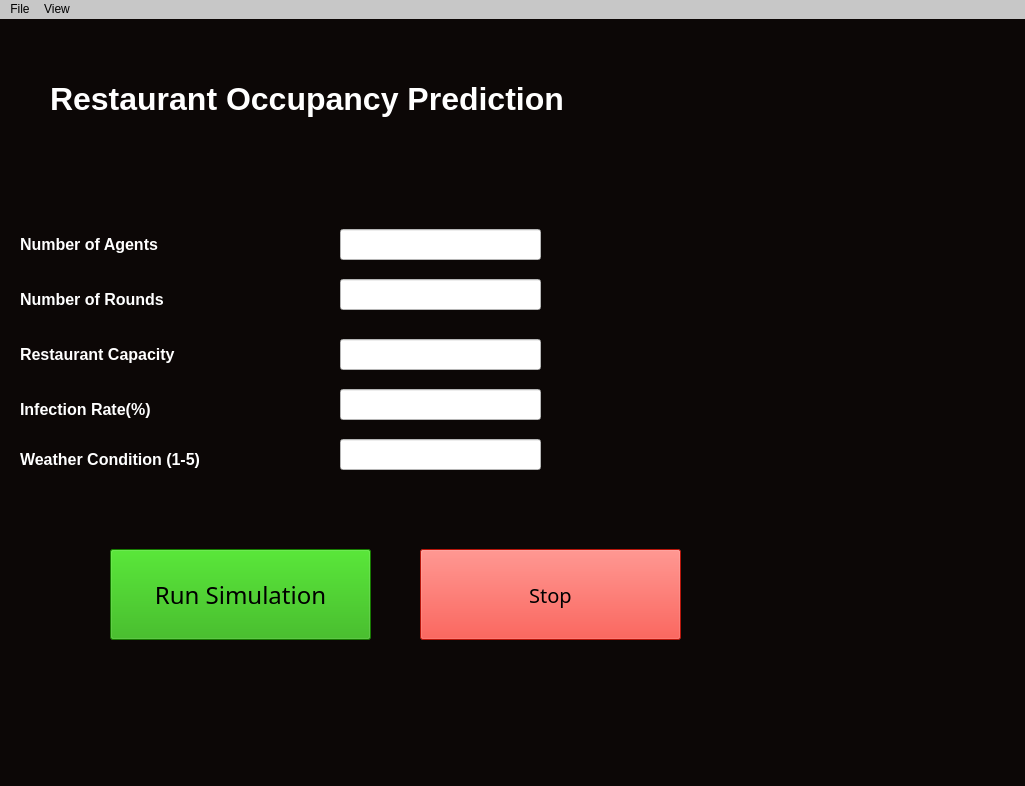
<?xml version="1.0" encoding="UTF-8"?>
<ui version="4.0">
 <class>MainWindow</class>
 <widget class="QMainWindow" name="MainWindow">
  <property name="geometry">
   <rect>
    <x>0</x>
    <y>0</y>
    <width>1025</width>
    <height>786</height>
   </rect>
  </property>
  <property name="font">
   <font>
    <pointsize>28</pointsize>
   </font>
  </property>
  <property name="windowTitle">
   <string>Minority Game</string>
  </property>
  <property name="autoFillBackground">
   <bool>false</bool>
  </property>
  <property name="styleSheet">
   <string notr="true">background-color:rgb(12, 7, 6)</string>
  </property>
  <widget class="QWidget" name="centralwidget">
   <widget class="QLabel" name="label">
    <property name="geometry">
     <rect>
      <x>50</x>
      <y>20</y>
      <width>1311</width>
      <height>121</height>
     </rect>
    </property>
    <property name="font">
     <font>
      <pointsize>24</pointsize>
      <weight>50</weight>
      <italic>false</italic>
      <bold>false</bold>
     </font>
    </property>
    <property name="styleSheet">
     <string notr="true"/>
    </property>
    <property name="text">
     <string>&lt;html&gt;&lt;head/&gt;&lt;body&gt;&lt;p&gt;&lt;span style=&quot; font-weight:600; color:#ffffff;&quot;&gt;Restaurant Occupancy Prediction&lt;/span&gt;&lt;/p&gt;&lt;/body&gt;&lt;/html&gt;</string>
    </property>
   </widget>
   <widget class="QLabel" name="label_2">
    <property name="geometry">
     <rect>
      <x>20</x>
      <y>200</y>
      <width>191</width>
      <height>51</height>
     </rect>
    </property>
    <property name="font">
     <font>
      <pointsize>12</pointsize>
     </font>
    </property>
    <property name="toolTip">
     <string>&lt;html&gt;&lt;head/&gt;&lt;body&gt;&lt;p&gt;&lt;span style=&quot; font-weight:600; color:#0d0d0d;&quot;&gt;Agents are the number of customers you want to use for the simulation&lt;/span&gt;&lt;/p&gt;&lt;/body&gt;&lt;/html&gt;</string>
    </property>
    <property name="toolTipDuration">
     <number>-1</number>
    </property>
    <property name="styleSheet">
     <string notr="true"/>
    </property>
    <property name="text">
     <string>&lt;html&gt;&lt;head/&gt;&lt;body&gt;&lt;p&gt;&lt;span style=&quot; font-weight:600; color:#ffffff;&quot;&gt;Number of Agents&lt;/span&gt;&lt;/p&gt;&lt;/body&gt;&lt;/html&gt;</string>
    </property>
   </widget>
   <widget class="QLabel" name="label_3">
    <property name="geometry">
     <rect>
      <x>20</x>
      <y>260</y>
      <width>191</width>
      <height>41</height>
     </rect>
    </property>
    <property name="font">
     <font>
      <pointsize>12</pointsize>
     </font>
    </property>
    <property name="toolTip">
     <string>&lt;!DOCTYPE HTML PUBLIC &quot;-//W3C//DTD HTML 4.0//EN&quot; &quot;http://www.w3.org/TR/REC-html40/strict.dtd&quot;&gt;
&lt;html&gt;&lt;head&gt;&lt;meta name=&quot;qrichtext&quot; content=&quot;1&quot; /&gt;&lt;style type=&quot;text/css&quot;&gt;
p, li { white-space: pre-wrap; }
&lt;/style&gt;&lt;/head&gt;&lt;body style=&quot; font-family:'MS Shell Dlg 2'; font-size:8pt; font-weight:400; font-style:normal;&quot;&gt;
&lt;p style=&quot; margin-top:12px; margin-bottom:12px; margin-left:0px; margin-right:0px; -qt-block-indent:0; text-indent:0px;&quot;&gt;&lt;span style=&quot; font-weight:600; color:#090909;&quot;&gt;Rounds are the number of days you want the simulation to run for&lt;/span&gt;&lt;/p&gt;&lt;/body&gt;&lt;/html&gt;</string>
    </property>
    <property name="styleSheet">
     <string notr="true"/>
    </property>
    <property name="text">
     <string>&lt;html&gt;&lt;head/&gt;&lt;body&gt;&lt;p&gt;&lt;span style=&quot; font-weight:600; color:#ffffff;&quot;&gt;Number of Rounds&lt;/span&gt;&lt;/p&gt;&lt;/body&gt;&lt;/html&gt;</string>
    </property>
   </widget>
   <widget class="QLineEdit" name="agents">
    <property name="geometry">
     <rect>
      <x>340</x>
      <y>210</y>
      <width>201</width>
      <height>31</height>
     </rect>
    </property>
    <property name="font">
     <font>
      <pointsize>12</pointsize>
     </font>
    </property>
    <property name="toolTip">
     <string>&lt;html&gt;&lt;head/&gt;&lt;body&gt;&lt;p&gt;okay&lt;/p&gt;&lt;/body&gt;&lt;/html&gt;</string>
    </property>
    <property name="styleSheet">
     <string notr="true">background-color: rgb(255, 255, 255);</string>
    </property>
    <property name="text">
     <string/>
    </property>
   </widget>
   <widget class="QLineEdit" name="rounds">
    <property name="geometry">
     <rect>
      <x>340</x>
      <y>260</y>
      <width>201</width>
      <height>31</height>
     </rect>
    </property>
    <property name="font">
     <font>
      <pointsize>12</pointsize>
     </font>
    </property>
    <property name="styleSheet">
     <string notr="true">background-color: rgb(255, 255, 255);</string>
    </property>
    <property name="text">
     <string/>
    </property>
   </widget>
   <widget class="QPushButton" name="runSim">
    <property name="geometry">
     <rect>
      <x>110</x>
      <y>530</y>
      <width>261</width>
      <height>91</height>
     </rect>
    </property>
    <property name="font">
     <font>
      <family>Perpetua</family>
      <pointsize>18</pointsize>
      <weight>9</weight>
      <italic>false</italic>
      <bold>false</bold>
     </font>
    </property>
    <property name="styleSheet">
     <string notr="true">background-color: rgb(31, 170, 0);
font: 75 18pt &quot;Perpetua&quot;;

</string>
    </property>
    <property name="text">
     <string>Run Simulation</string>
    </property>
   </widget>
   <widget class="QPushButton" name="stopSim">
    <property name="geometry">
     <rect>
      <x>420</x>
      <y>530</y>
      <width>261</width>
      <height>91</height>
     </rect>
    </property>
    <property name="font">
     <font>
      <family>MS Reference Sans Serif</family>
      <pointsize>15</pointsize>
      <weight>9</weight>
      <italic>false</italic>
      <bold>false</bold>
     </font>
    </property>
    <property name="styleSheet">
     <string notr="true">background-color:rgb(255, 30, 14);
font: 75 15pt &quot;MS Reference Sans Serif&quot;;</string>
    </property>
    <property name="text">
     <string>Stop</string>
    </property>
   </widget>
   <widget class="QLabel" name="label_4">
    <property name="geometry">
     <rect>
      <x>20</x>
      <y>310</y>
      <width>191</width>
      <height>51</height>
     </rect>
    </property>
    <property name="font">
     <font>
      <pointsize>12</pointsize>
     </font>
    </property>
    <property name="toolTip">
     <string>&lt;html&gt;&lt;head/&gt;&lt;body&gt;&lt;p&gt;&lt;span style=&quot; font-weight:600; color:#0d0d0d;&quot;&gt;The number of people that are legally allowed within your establishment&lt;/span&gt;&lt;/p&gt;&lt;/body&gt;&lt;/html&gt;</string>
    </property>
    <property name="toolTipDuration">
     <number>-1</number>
    </property>
    <property name="styleSheet">
     <string notr="true"/>
    </property>
    <property name="text">
     <string>&lt;html&gt;&lt;head/&gt;&lt;body&gt;&lt;p&gt;&lt;span style=&quot; font-weight:600; color:#ffffff;&quot;&gt;Restaurant Capacity&lt;/span&gt;&lt;/p&gt;&lt;/body&gt;&lt;/html&gt;</string>
    </property>
   </widget>
   <widget class="QLineEdit" name="rounds_2">
    <property name="geometry">
     <rect>
      <x>340</x>
      <y>370</y>
      <width>201</width>
      <height>31</height>
     </rect>
    </property>
    <property name="font">
     <font>
      <pointsize>12</pointsize>
     </font>
    </property>
    <property name="styleSheet">
     <string notr="true">background-color: rgb(255, 255, 255);</string>
    </property>
    <property name="text">
     <string/>
    </property>
   </widget>
   <widget class="QLineEdit" name="agents_2">
    <property name="geometry">
     <rect>
      <x>340</x>
      <y>320</y>
      <width>201</width>
      <height>31</height>
     </rect>
    </property>
    <property name="font">
     <font>
      <pointsize>12</pointsize>
     </font>
    </property>
    <property name="styleSheet">
     <string notr="true">background-color: rgb(255, 255, 255);</string>
    </property>
    <property name="text">
     <string/>
    </property>
   </widget>
   <widget class="QLabel" name="label_5">
    <property name="geometry">
     <rect>
      <x>20</x>
      <y>370</y>
      <width>191</width>
      <height>41</height>
     </rect>
    </property>
    <property name="font">
     <font>
      <pointsize>12</pointsize>
     </font>
    </property>
    <property name="toolTip">
     <string>&lt;!DOCTYPE HTML PUBLIC &quot;-//W3C//DTD HTML 4.0//EN&quot; &quot;http://www.w3.org/TR/REC-html40/strict.dtd&quot;&gt;
&lt;html&gt;&lt;head&gt;&lt;meta name=&quot;qrichtext&quot; content=&quot;1&quot; /&gt;&lt;style type=&quot;text/css&quot;&gt;
p, li { white-space: pre-wrap; }
&lt;/style&gt;&lt;/head&gt;&lt;body style=&quot; font-family:'MS Shell Dlg 2'; font-size:12pt; font-weight:400; font-style:normal;&quot;&gt;
&lt;p style=&quot; margin-top:12px; margin-bottom:12px; margin-left:0px; margin-right:0px; -qt-block-indent:0; text-indent:0px;&quot;&gt;&lt;span style=&quot; font-size:8pt; font-weight:600; color:#090909;&quot;&gt;The rate at which the virus is spreading in your area&lt;/span&gt;&lt;/p&gt;
&lt;p style=&quot;-qt-paragraph-type:empty; margin-top:12px; margin-bottom:12px; margin-left:0px; margin-right:0px; -qt-block-indent:0; text-indent:0px; font-size:8pt; font-weight:600; color:#090909;&quot;&gt;&lt;br /&gt;&lt;/p&gt;&lt;/body&gt;&lt;/html&gt;</string>
    </property>
    <property name="styleSheet">
     <string notr="true"/>
    </property>
    <property name="text">
     <string>&lt;html&gt;&lt;head/&gt;&lt;body&gt;&lt;p&gt;&lt;span style=&quot; font-weight:600; color:#ffffff;&quot;&gt;Infection Rate(%)&lt;/span&gt;&lt;/p&gt;&lt;/body&gt;&lt;/html&gt;</string>
    </property>
   </widget>
   <widget class="QLineEdit" name="rounds_3">
    <property name="geometry">
     <rect>
      <x>340</x>
      <y>420</y>
      <width>201</width>
      <height>31</height>
     </rect>
    </property>
    <property name="font">
     <font>
      <pointsize>12</pointsize>
     </font>
    </property>
    <property name="styleSheet">
     <string notr="true">background-color: rgb(255, 255, 255);</string>
    </property>
    <property name="text">
     <string/>
    </property>
   </widget>
   <widget class="QLabel" name="label_6">
    <property name="geometry">
     <rect>
      <x>20</x>
      <y>420</y>
      <width>291</width>
      <height>41</height>
     </rect>
    </property>
    <property name="font">
     <font>
      <pointsize>10</pointsize>
     </font>
    </property>
    <property name="toolTip">
     <string>&lt;!DOCTYPE HTML PUBLIC &quot;-//W3C//DTD HTML 4.0//EN&quot; &quot;http://www.w3.org/TR/REC-html40/strict.dtd&quot;&gt;
&lt;html&gt;&lt;head&gt;&lt;meta name=&quot;qrichtext&quot; content=&quot;1&quot; /&gt;&lt;style type=&quot;text/css&quot;&gt;
p, li { white-space: pre-wrap; }
&lt;/style&gt;&lt;/head&gt;&lt;body style=&quot; font-family:'MS Shell Dlg 2'; font-size:10pt; font-weight:400; font-style:normal;&quot;&gt;
&lt;p style=&quot; margin-top:12px; margin-bottom:12px; margin-left:0px; margin-right:0px; -qt-block-indent:0; text-indent:0px;&quot;&gt;&lt;span style=&quot; font-size:8pt; font-weight:600; color:#090909;&quot;&gt;From 1-5 choose the general weather condition of this area.&lt;/span&gt;&lt;/p&gt;
&lt;p style=&quot; margin-top:12px; margin-bottom:12px; margin-left:0px; margin-right:0px; -qt-block-indent:0; text-indent:0px;&quot;&gt;&lt;span style=&quot; font-size:8pt; font-weight:600; color:#090909;&quot;&gt;1 being that the weather is generally great and people love going out&lt;/span&gt;&lt;/p&gt;
&lt;p style=&quot; margin-top:12px; margin-bottom:12px; margin-left:0px; margin-right:0px; -qt-block-indent:0; text-indent:0px;&quot;&gt;&lt;span style=&quot; font-size:8pt; font-weight:600; color:#090909;&quot;&gt;5 being the weather is generally bad and people tend to stay indoors&lt;/span&gt;&lt;/p&gt;
&lt;p style=&quot;-qt-paragraph-type:empty; margin-top:12px; margin-bottom:12px; margin-left:0px; margin-right:0px; -qt-block-indent:0; text-indent:0px; font-size:8pt; font-weight:600; color:#090909;&quot;&gt;&lt;br /&gt;&lt;/p&gt;&lt;/body&gt;&lt;/html&gt;</string>
    </property>
    <property name="styleSheet">
     <string notr="true"/>
    </property>
    <property name="text">
     <string>&lt;html&gt;&lt;head/&gt;&lt;body&gt;&lt;p&gt;&lt;span style=&quot; font-size:12pt; font-weight:600; color:#ffffff;&quot;&gt;Weather Condition (1-5)&lt;/span&gt;&lt;/p&gt;&lt;/body&gt;&lt;/html&gt;</string>
    </property>
   </widget>
   <widget class="PlotCanvas" name="PlotCanvas" native="true">
    <property name="geometry">
     <rect>
      <x>650</x>
      <y>180</y>
      <width>311</width>
      <height>291</height>
     </rect>
    </property>
   </widget>
  </widget>
  <widget class="QMenuBar" name="menuBar">
   <property name="geometry">
    <rect>
     <x>0</x>
     <y>0</y>
     <width>1025</width>
     <height>21</height>
    </rect>
   </property>
   <property name="styleSheet">
    <string notr="true">background-color: rgb(199, 199, 199);</string>
   </property>
   <widget class="QMenu" name="menuFile">
    <property name="title">
     <string>File</string>
    </property>
    <addaction name="actionExport"/>
   </widget>
   <widget class="QMenu" name="menuView">
    <property name="title">
     <string>View</string>
    </property>
   </widget>
   <addaction name="menuFile"/>
   <addaction name="menuView"/>
  </widget>
  <action name="actionExport">
   <property name="text">
    <string>Export</string>
   </property>
  </action>
 </widget>
 <customwidgets>
  <customwidget>
   <class>PlotCanvas</class>
   <extends>QWidget</extends>
   <header>PlotCanvas</header>
   <container>1</container>
  </customwidget>
 </customwidgets>
 <resources/>
 <connections/>
</ui>
